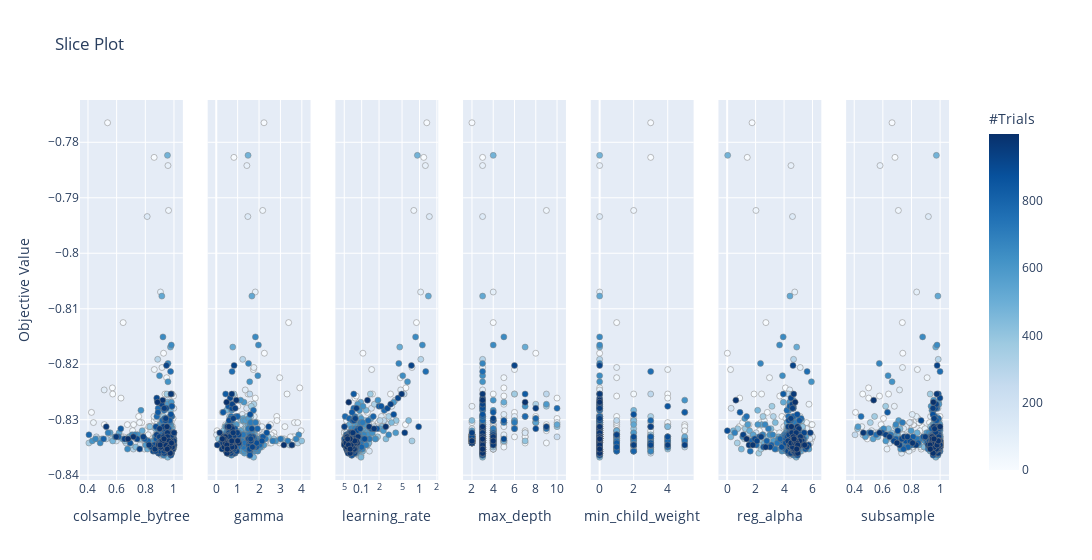

The notebook cell saved with this chart:
### Code cell
optuna.visualization.plot_slice(study)

### Figure 1 — Plotly figure (JSON) as saved in the notebook; plotly's stock layout.template omitted (floating-point values rounded to 4 significant figures; data arrays with more than 128 entries replaced by an {"elided": "..."} marker saying what was removed)
{"data": [{"marker": {"color": {"elided": "1000 int values"}, "colorbar": {"title": {"text": "#Trials"}, "x": 1, "xpad": 40}, "colorscale": [[0, "rgb(247,251,255)"], [0.125, "rgb(222,235,247)"], [0.25, "rgb(198,219,239)"], [0.375, "rgb(158,202,225)"], [0.5, "rgb(107,174,214)"], [0.625, "rgb(66,146,198)"], [0.75, "rgb(33,113,181)"], [0.875, "rgb(8,81,156)"], [1, "rgb(8,48,107)"]], "line": {"color": "Grey", "width": 0.5}, "showscale": true}, "mode": "markers", "showlegend": false, "type": "scatter", "x": {"elided": "1000 float values"}, "xaxis": "x", "y": {"elided": "1000 float values"}, "yaxis": "y"}, {"marker": {"color": {"elided": "1000 int values"}, "colorbar": {"title": {"text": "#Trials"}, "x": 1, "xpad": 40}, "colorscale": [[0, "rgb(247,251,255)"], [0.125, "rgb(222,235,247)"], [0.25, "rgb(198,219,239)"], [0.375, "rgb(158,202,225)"], [0.5, "rgb(107,174,214)"], [0.625, "rgb(66,146,198)"], [0.75, "rgb(33,113,181)"], [0.875, "rgb(8,81,156)"], [1, "rgb(8,48,107)"]], "line": {"color": "Grey", "width": 0.5}, "showscale": false}, "mode": "markers", "showlegend": false, "type": "scatter", "x": {"elided": "1000 float values"}, "xaxis": "x2", "y": {"elided": "1000 float values"}, "yaxis": "y2"}, {"marker": {"color": {"elided": "1000 int values"}, "colorbar": {"title": {"text": "#Trials"}, "x": 1, "xpad": 40}, "colorscale": [[0, "rgb(247,251,255)"], [0.125, "rgb(222,235,247)"], [0.25, "rgb(198,219,239)"], [0.375, "rgb(158,202,225)"], [0.5, "rgb(107,174,214)"], [0.625, "rgb(66,146,198)"], [0.75, "rgb(33,113,181)"], [0.875, "rgb(8,81,156)"], [1, "rgb(8,48,107)"]], "line": {"color": "Grey", "width": 0.5}, "showscale": false}, "mode": "markers", "showlegend": false, "type": "scatter", "x": {"elided": "1000 float values"}, "xaxis": "x3", "y": {"elided": "1000 float values"}, "yaxis": "y3"}, {"marker": {"color": {"elided": "1000 int values"}, "colorbar": {"title": {"text": "#Trials"}, "x": 1, "xpad": 40}, "colorscale": [[0, "rgb(247,251,255)"], [0.125, "rgb(222,235,247)"], [0.25, "rgb(198,219,239)"], [0.375, "rgb(158,202,225)"], [0.5, "rgb(107,174,214)"], [0.625, "rgb(66,146,198)"], [0.75, "rgb(33,113,181)"], [0.875, "rgb(8,81,156)"], [1, "rgb(8,48,107)"]], "line": {"color": "Grey", "width": 0.5}, "showscale": false}, "mode": "markers", "showlegend": false, "type": "scatter", "x": {"elided": "1000 int values"}, "xaxis": "x4", "y": {"elided": "1000 float values"}, "yaxis": "y4"}, {"marker": {"color": {"elided": "1000 int values"}, "colorbar": {"title": {"text": "#Trials"}, "x": 1, "xpad": 40}, "colorscale": [[0, "rgb(247,251,255)"], [0.125, "rgb(222,235,247)"], [0.25, "rgb(198,219,239)"], [0.375, "rgb(158,202,225)"], [0.5, "rgb(107,174,214)"], [0.625, "rgb(66,146,198)"], [0.75, "rgb(33,113,181)"], [0.875, "rgb(8,81,156)"], [1, "rgb(8,48,107)"]], "line": {"color": "Grey", "width": 0.5}, "showscale": false}, "mode": "markers", "showlegend": false, "type": "scatter", "x": {"elided": "1000 int values"}, "xaxis": "x5", "y": {"elided": "1000 float values"}, "yaxis": "y5"}, {"marker": {"color": {"elided": "1000 int values"}, "colorbar": {"title": {"text": "#Trials"}, "x": 1, "xpad": 40}, "colorscale": [[0, "rgb(247,251,255)"], [0.125, "rgb(222,235,247)"], [0.25, "rgb(198,219,239)"], [0.375, "rgb(158,202,225)"], [0.5, "rgb(107,174,214)"], [0.625, "rgb(66,146,198)"], [0.75, "rgb(33,113,181)"], [0.875, "rgb(8,81,156)"], [1, "rgb(8,48,107)"]], "line": {"color": "Grey", "width": 0.5}, "showscale": false}, "mode": "markers", "showlegend": false, "type": "scatter", "x": {"elided": "1000 float values"}, "xaxis": "x6", "y": {"elided": "1000 float values"}, "yaxis": "y6"}, {"marker": {"color": {"elided": "1000 int values"}, "colorbar": {"title": {"text": "#Trials"}, "x": 1, "xpad": 40}, "colorscale": [[0, "rgb(247,251,255)"], [0.125, "rgb(222,235,247)"], [0.25, "rgb(198,219,239)"], [0.375, "rgb(158,202,225)"], [0.5, "rgb(107,174,214)"], [0.625, "rgb(66,146,198)"], [0.75, "rgb(33,113,181)"], [0.875, "rgb(8,81,156)"], [1, "rgb(8,48,107)"]], "line": {"color": "Grey", "width": 0.5}, "showscale": false}, "mode": "markers", "showlegend": false, "type": "scatter", "x": {"elided": "1000 float values"}, "xaxis": "x7", "y": {"elided": "1000 float values"}, "yaxis": "y7"}], "layout": {"title": {"text": "Slice Plot"}, "width": 2100, "xaxis": {"anchor": "y", "domain": [0, 0.1184], "title": {"text": "colsample_bytree"}}, "xaxis2": {"anchor": "y2", "domain": [0.1469, 0.2653], "title": {"text": "gamma"}}, "xaxis3": {"anchor": "y3", "domain": [0.2939, 0.4122], "title": {"text": "learning_rate"}, "type": "log"}, "xaxis4": {"anchor": "y4", "domain": [0.4408, 0.5592], "title": {"text": "max_depth"}}, "xaxis5": {"anchor": "y5", "domain": [0.5878, 0.7061], "title": {"text": "min_child_weight"}}, "xaxis6": {"anchor": "y6", "domain": [0.7347, 0.8531], "title": {"text": "reg_alpha"}}, "xaxis7": {"anchor": "y7", "domain": [0.8816, 1.0], "title": {"text": "subsample"}}, "yaxis": {"anchor": "x", "domain": [0, 1], "title": {"text": "Objective Value"}}, "yaxis2": {"anchor": "x2", "domain": [0, 1], "matches": "y", "showticklabels": false}, "yaxis3": {"anchor": "x3", "domain": [0, 1], "matches": "y", "showticklabels": false}, "yaxis4": {"anchor": "x4", "domain": [0, 1], "matches": "y", "showticklabels": false}, "yaxis5": {"anchor": "x5", "domain": [0, 1], "matches": "y", "showticklabels": false}, "yaxis6": {"anchor": "x6", "domain": [0, 1], "matches": "y", "showticklabels": false}, "yaxis7": {"anchor": "x7", "domain": [0, 1], "matches": "y", "showticklabels": false}}}
